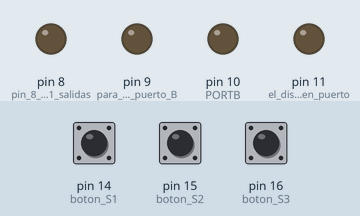
This sketch was run on a simulated Arduino Uno, built with avr-gcc and run on an emulated ATmega328P. Parts: output pins drawn as LEDs (lit = HIGH). Dashed ring = blinking. The inputs (shaded band) are chosen by the test bench; at power-on: pin 14 (boton_S1) LOW, pin 15 (boton_S2) LOW, pin 16 (boton_S3) LOW.

Above: at 1.2 s.
1.3 s: pin 14 (boton_S1) pulled HIGH for 1 s
At 3.7 s:
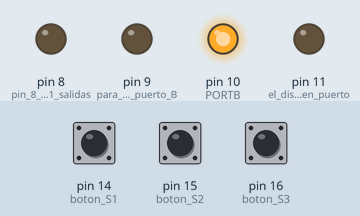
4.0 s: pin 14 (boton_S1) pulled HIGH for 0.15 s
At 5.1 s:
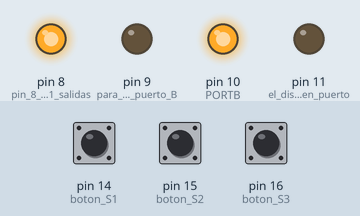
5.8 s: pin 14 (boton_S1) pulled HIGH for 0.15 s
At 6.5 s:
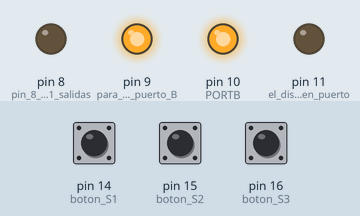
7.6 s: pin 14 (boton_S1) pulled HIGH for 3.2 s
At 9.5 s:
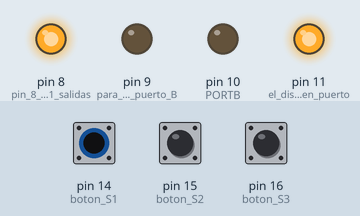
12.3 s: pin 15 (boton_S2) pulled HIGH for 3.2 s
At 13.05 s:
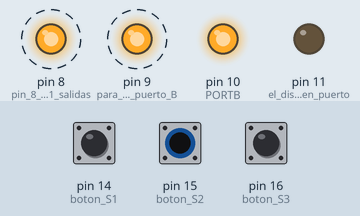
Timing chart, 0 to 16.5 s (numbered marks = the images above; inputs shaded):
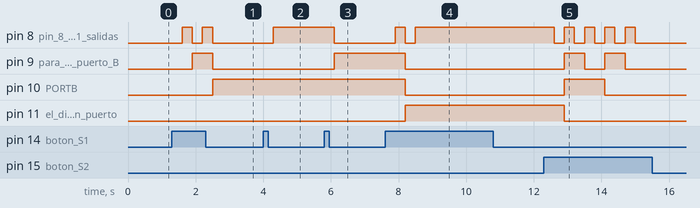

The sketch:

arduino.85botonesbinarios.ino
```cpp
int valor = 0; //declaracion de variable valor entero

void setup() {

  pinMode(14, INPUT);//boton S1
  pinMode(15, INPUT);//boton S2
  pinMode(16, INPUT);//boton S3

  pinMode(8, OUTPUT);//pin 8 al 11 salidas
  pinMode(9, OUTPUT);//para usaren puerto B
  pinMode(10, OUTPUT);//PORTB
  pinMode(11, OUTPUT);//el display esta en puerto B

}

void loop() {

  PORTB = valor; //muestra valor en puerto B (pin0-pin7)
  if (digitalRead(14) == 1) { //si boton S1 es Verdad
    delay(300);               //antirebote
    valor = valor + 1;        //incremento en 1

    if (valor > 9) {          //si valor es 9
      valor = 9;              //ya no sube el valor si es 9
    }

  }

  if (digitalRead(15) == 1) { //si boton S2 es verdad
    delay(300);               //antirebote
    valor = valor - 1;        //decremento en 1

    if (valor < 0) {          //si valor es menor a cero
      valor = 0;              //valor ya no puede bajar
    }
  }

  if (digitalRead(16) == 1 ) { //si boton S3 es verdad
    delay(300);                //antirebote
    valor = 0;                 //valor es cero (reset)
  }

}
```

Measured:
- after the input at 1.3 s, pin 8 (pin_8_al_11_salidas): alternates HIGH for 0.30 s and LOW for 0.30 s, 4 changes in all, then stays LOW, starting after 0.30 s; pin 9 (para_usaren_puerto_B): LOW → HIGH after 0.60 s, → LOW 0.60 s later; pin 10 (PORTB): LOW → HIGH after 1.2 s
- after the input at 4.0 s, pin 8 (pin_8_al_11_salidas): LOW → HIGH after 0.30 s
- after the input at 5.8 s, pin 8 (pin_8_al_11_salidas): HIGH → LOW after 0.30 s; pin 9 (para_usaren_puerto_B): LOW → HIGH after 0.30 s
- after the input at 7.6 s, pin 8 (pin_8_al_11_salidas): LOW → HIGH after 0.30 s, → LOW 0.30 s later, → HIGH 0.30 s later; pin 9 (para_usaren_puerto_B), pin 10 (PORTB): HIGH → LOW after 0.60 s; pin 11 (el_display_esta_en_puerto): LOW → HIGH after 0.60 s
- after the input at 12.3 s, pin 8 (pin_8_al_11_salidas): alternates HIGH for 0.30 s and LOW for 0.30 s, 9 changes in all, then stays LOW, starting after 0.30 s; pin 9 (para_usaren_puerto_B): alternates HIGH for 0.60 s and LOW for 0.60 s, 4 changes in all, then stays LOW, starting after 0.60 s
